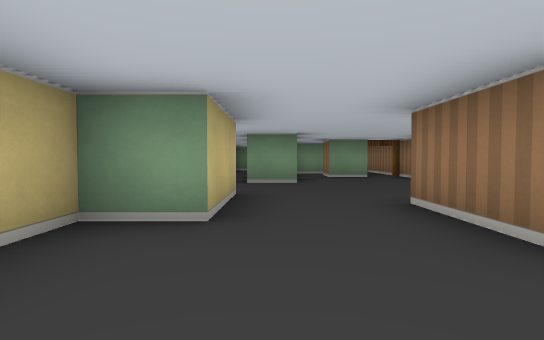
view 1 (above)

16 first-person views from a walk through a cub3D maze. The camera is about half as high as the walls, tilts 2° down and sees 80° across. The floor is counted in squares. Each view is taken from the middle of a square. On the plan, view 1 faces up. The plan holds only what a view shows up to about 9 squares ahead; the rest is blank.

view 2
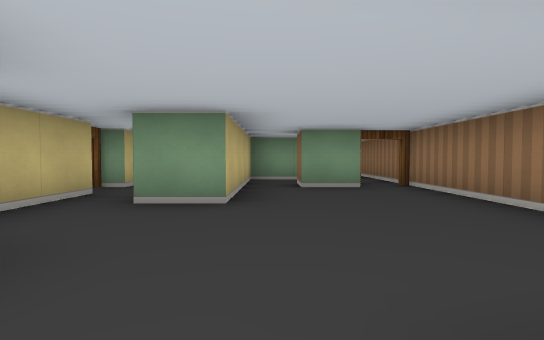

view 3
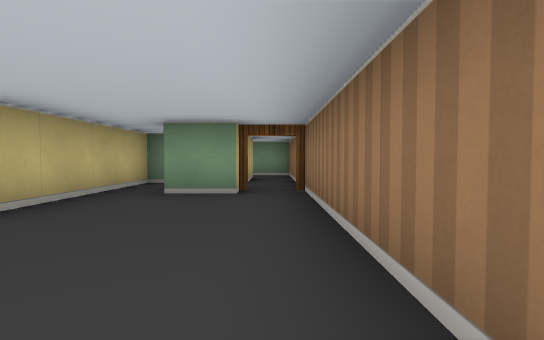

view 4
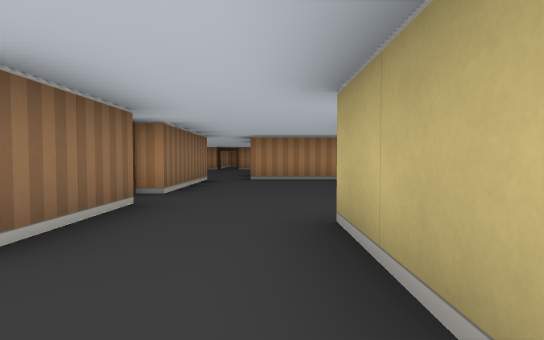

view 5
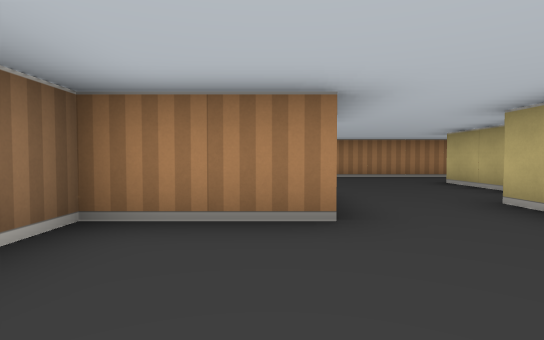

view 6
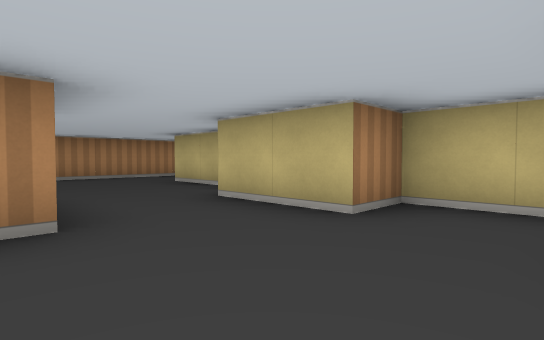

view 7
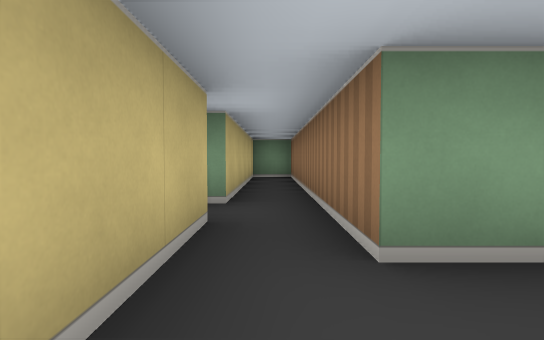

view 8
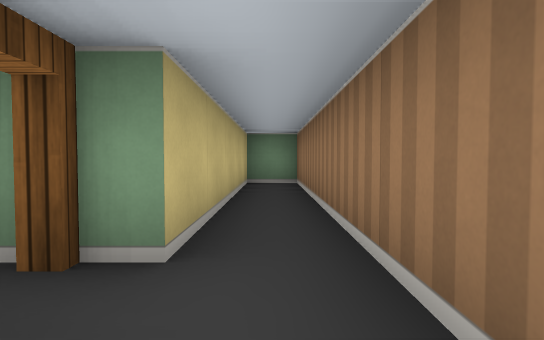

view 9
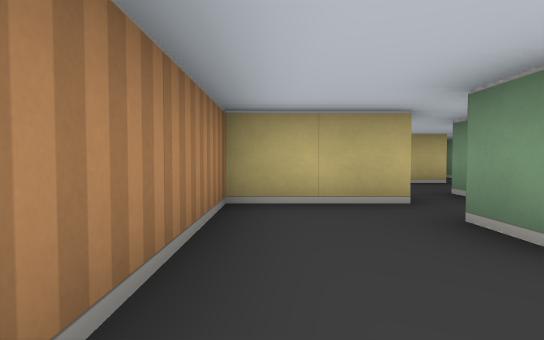

view 10
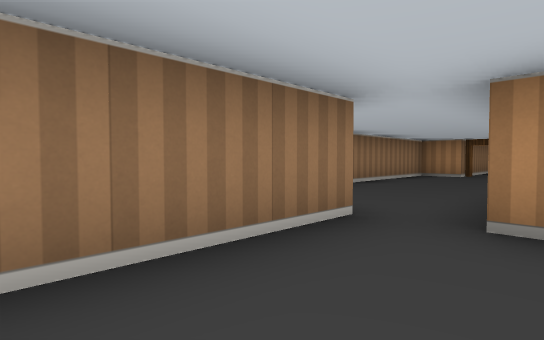

view 11
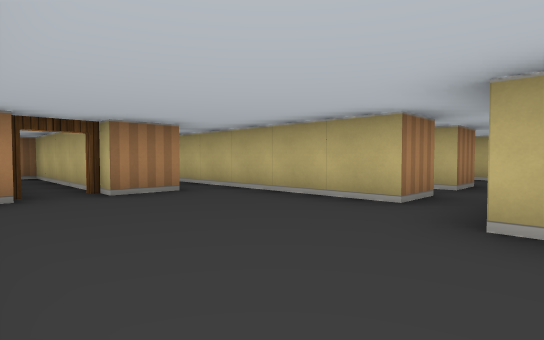

view 12
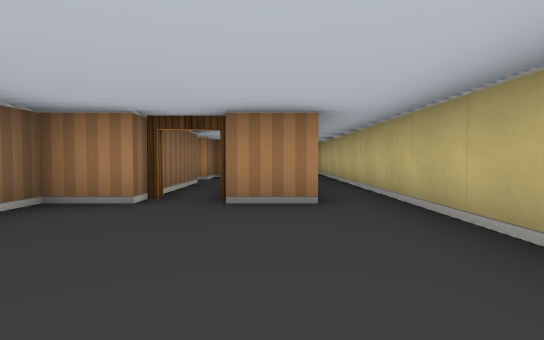

view 13
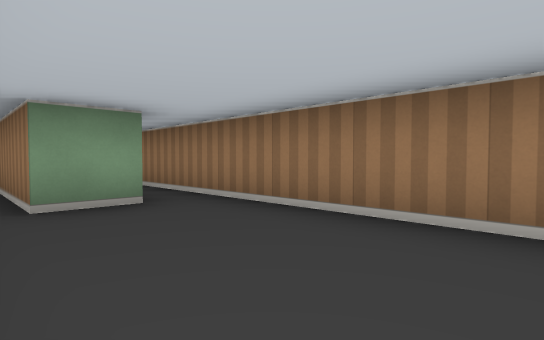

view 14
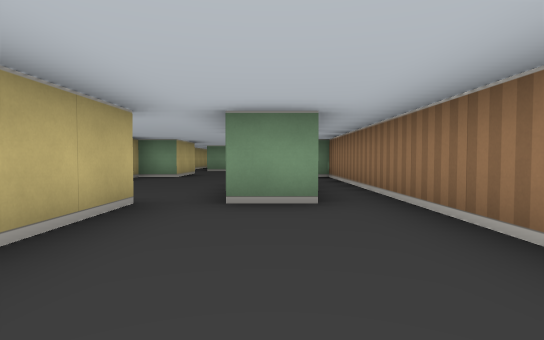

view 15
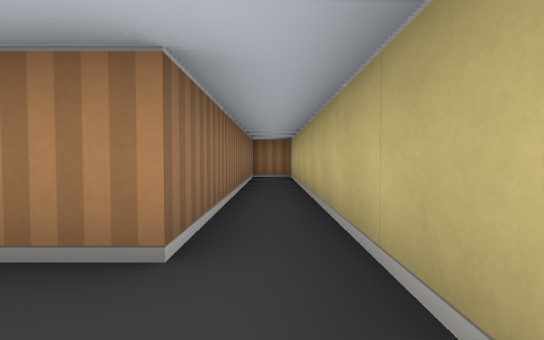

view 16
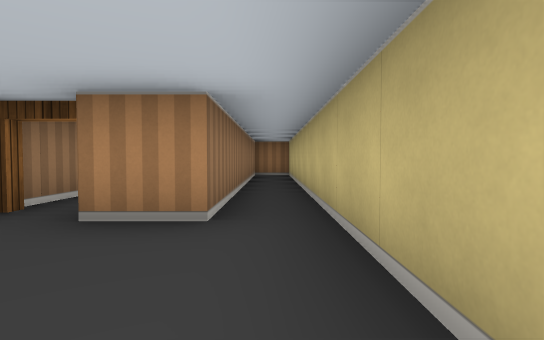

### Floor plan
Ten units are one square. View 1 is at (0, 0); x grows to the right and y downward. Boxes are objects, and circles mark ways between rooms. Rooms are numbered by the first view taken in them; rooms with no view inside come last. Other rooms are left out.
<svg viewBox="-45 -140 85 310">
<path fill="none" stroke="#000" d="M15 -15 15 -35 35 -35 35 -90M-15 -75 -15 -45 -5 -45 -5 -25 -15 -25 -15 5M-18 5 -25 5M25 -85 15 -85 15 -95M5 -95 5 -65 -5 -65 -5 -135 -15 -135 -15 -85M-35 4 -35 25 5 25M15 25 15 -5M-16 65 -5 65 -5 165 5 165 5 95 15 95M25 95 35 95 35 -25 31 -25M5 25 5 55M26 25 15 25M25 125 25 95M15 95 15 145 25 145 25 135M25 -122 25 -108M35 -90 35 -130M16 -105 5 -105 5 -95"/>
<circle cx="10" cy="20" r="3" fill="#2a7"/>
<circle cx="20" cy="-10" r="3" fill="#2a7"/>
<circle cx="30" cy="-90" r="3" fill="#2a7"/>
<circle cx="10" cy="-90" r="3" fill="#2a7"/>
<circle cx="20" cy="100" r="3" fill="#2a7"/>
<circle cx="20" cy="-100" r="3" fill="#2a7"/>
<text x="0" y="-40">1</text>
<text x="10" y="70">2</text>
<text x="20" y="130">3</text>
<text x="30" y="-110">4</text>
<text x="10" y="-100">5</text>
</svg>
Room 1 opens to room 2. Room 1 opens to room 4. Room 1 opens to room 5. Room 2 opens to room 3. Room 4 opens to room 5.

Where each view was taken, in squares from view 1:
view 1: 0 up, 0 right, facing up
view 2: 3 up, 1 right, facing up
view 3: 4 up, 3 right, facing up
view 4: 5 up, 0 right, facing down
view 5: 6 up, 2 right, facing down
view 6: 6 up, 2 right, facing down-left
view 7: 5 up, 1 left, facing up
view 8: 7 up, 1 left, facing up
view 9: 2 down, 0 right, facing left
view 10: 0 up, 0 right, facing down-right
view 11: 5 down, 3 right, facing down-left
view 12: 6 down, 1 right, facing down
view 13: 6 down, 1 right, facing up-right
view 14: 6 down, 2 right, facing up
view 15: 8 down, 0 right, facing down
view 16: 7 down, 0 right, facing down
